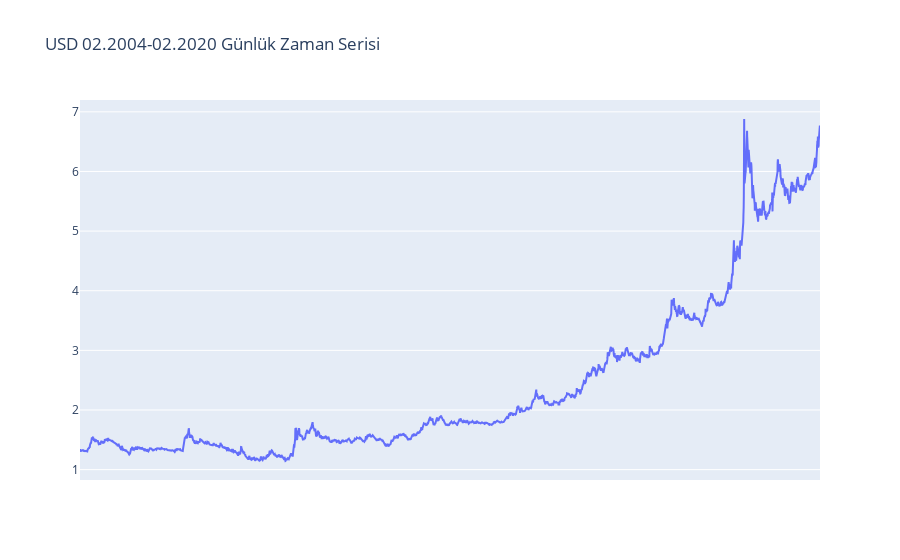

Notebook source saved alongside this figure:
### Code cell
trace = go.Scatter(
    x=df['ds'],
    y=df['y'],
    opacity=1,
    marker=dict(size=3)
    )
    
layout = go.Layout(
    xaxis=dict(tickangle=-60, tickvals=df.index[::365], tickformat= '%d/%m/%Y'),
    title='USD 02.2004-02.2020 Günlük Zaman Serisi'
)

go.Figure(data=trace, layout=layout)

### Figure 1 — Plotly figure (JSON) as saved in the notebook; plotly's stock layout.template omitted (floating-point values rounded to 4 significant figures; data arrays with more than 128 entries replaced by an {"elided": "..."} marker saying what was removed)
{"data": [{"marker": {"size": 3}, "opacity": 1, "type": "scatter", "x": {"elided": "5906 str values"}, "y": {"elided": "5906 float values"}}], "layout": {"title": {"text": "USD 02.2004-02.2020 Günlük Zaman Serisi"}, "xaxis": {"tickangle": -60, "tickformat": "%d/%m/%Y", "tickvals": [0, 365, 730, 1095, 1460, 1825, 2190, 2555, 2920, 3285, 3650, 4015, 4380, 4745, 5110, 5475, 5840]}}}
